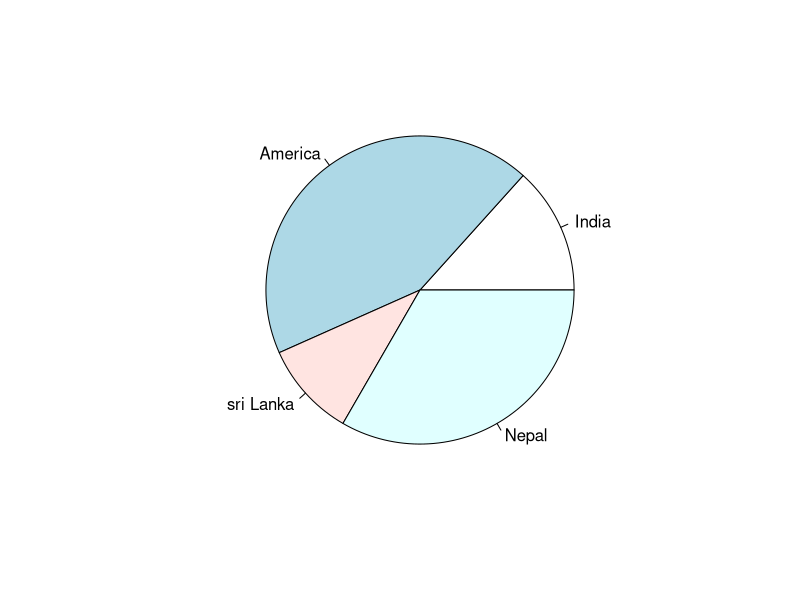

This chart was generated by the following R code:
x <- c(20,65,15,50)
print(x)

labels <-c("India","America","sri Lanka","Nepal")
print(labels)


pie(x,labels)

dev.off()